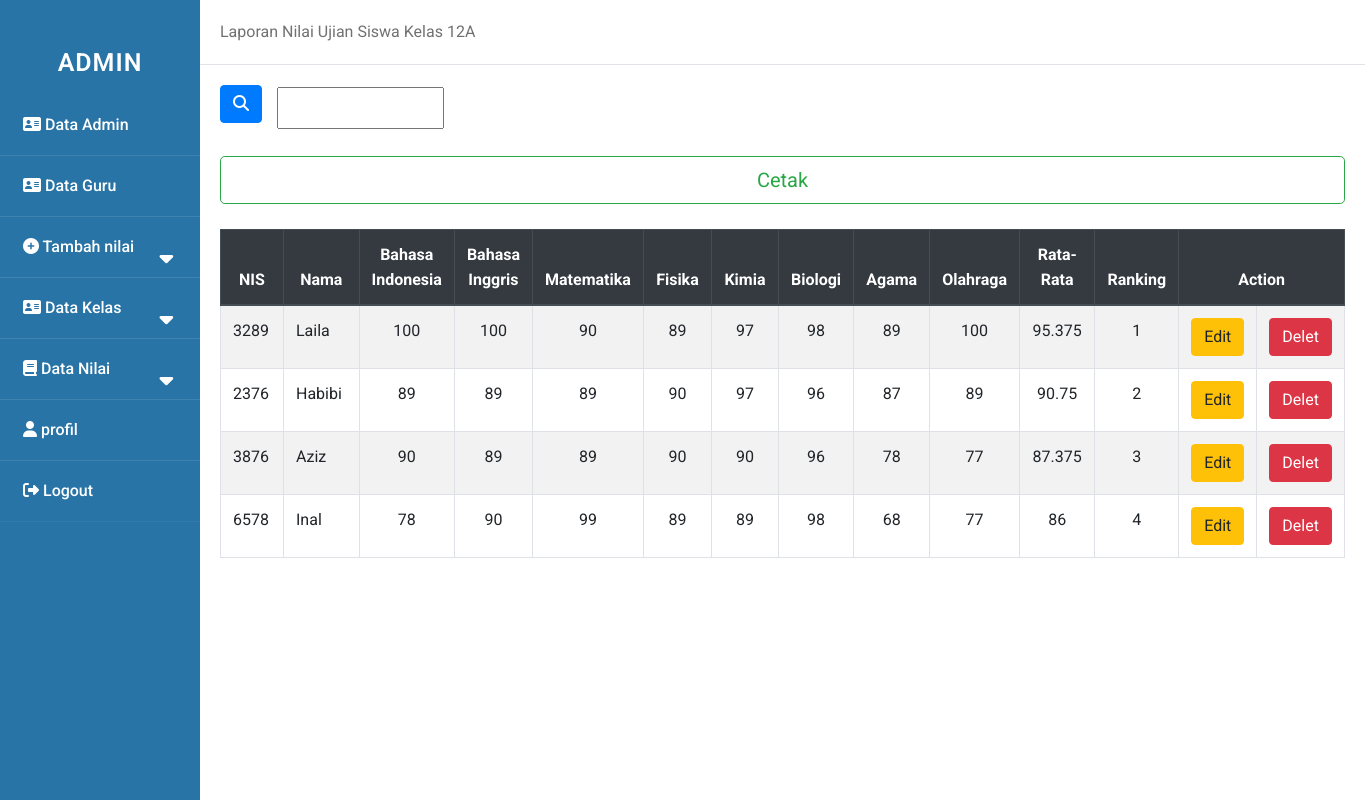
Page /admin/nilai_12a.php on the committed database.
### tables this page shows
CREATE TABLE `nilai_12a` (
  `nis` varchar(100) NOT NULL,
  `nama` varchar(100) NOT NULL,
  `b_indo` varchar(100) NOT NULL,
  `b_ing` varchar(100) NOT NULL,
  `mtk` varchar(100) NOT NULL,
  `fisika` varchar(100) NOT NULL,
  `kimia` varchar(100) NOT NULL,
  `biologi` varchar(100) NOT NULL,
  `agama` varchar(100) NOT NULL,
  `olga` varchar(100) NOT NULL,
  `total` float NOT NULL
);

### admin/nilai_12a.php (the view, shortened to what this page needs)
<!DOCTYPE html>
<html>
    <head>
        <link rel="stylesheet" href="../asset/style.css">
    </head>
    <body>
    <div class="wrapper">
    <nav class="sidebar">
            <div class="text">ADMIN</div>
            <ul>
                <li><a href="data_admin.php"><i class="fas fa-address-card"></i> Data Admin</a></li>
                <li><a href="data_guru.php"><i class="fas fa-address-card "></i> Data Guru</a></li>
                <li>
                    <a class="nil-btn"><i class="fas fa-plus-circle"></i> Tambah nilai
                    <span class="fas fa-caret-down tam"></span>
                    </a>
                </li>
                <li>
                    <a class="feat-btn"><i class="fas fa-address-card "></i> Data Kelas
                        <span class="fas fa-caret-down first"></span>
                    </a>
                </li>
                <li>
                    <a class="serv-btn"><i class="fas fa-book"></i> Data Nilai
                    <span class="fas fa-caret-down second"></span>
                    </a>
                </li>
                <li><a href="profil.php"><i class="fas fa-user"></i> profil</a></li>
                <li><a href="../logout.php"><i class="fas fa-sign-out-alt"></i> Logout</a></li>
            </ul>
        </nav>
        <div class="main_content">
        <div class="header">Laporan Nilai Ujian Siswa Kelas 12A</div>
        <div class="info">
        <head>
            <link rel="stylesheet" href="https://cdn.jsdelivr.net/npm/bootstrap@4.5.3/dist/css/bootstrap.min.css">
        </head>
        <form action="" method="post" class="form-inline">
            <button type="submit" class="btn btn-primary mb-2" name="submit"><i class="fas fa-search"></i></button>
            <div class="col-sm-11">
                <input type="text" name="cari" palceholder="pencarian" autocomplete="off" class="col-sm-2 col-form-label">
            </div>
        </form>
        <br>
            <body>
            <a href="cetak_nilai_12a.php"><button type="button" class="btn btn-outline-success btn-lg btn-block">Cetak</button>
            <br>
                <table class="table table-bordered table-striped">
            <thead class="thead-dark">
                <tr  align="center">
                    <th scope="col">NIS</th>
                    <th scope="col">Nama</th>
                    <th scope="col">Bahasa Indonesia</th>
                    <th scope="col">Bahasa Inggris</th>
                    <th scope="col">Matematika</th>
                    <th scope="col">Fisika</th>
                    <th scope="col">Kimia</th>
                    <th scope="col">Biologi</th>
                    <th scope="col">Agama</th>
                    <th scope="col">Olahraga</th>
                    <th scope="col">Rata-Rata</th>
                    <th scope="col">Ranking</th>
                    <th scope="col" colspan="2">Action</th>
                </tr>
            <tbody>
        </thead>
        <?php
                include "../asset/koneksi.php";
                $rangking=1;
                if(isset($_POST['submit'])){
                    $cari=$_POST['cari'];
                    $query = mysqli_query($koneksi,"SELECT * FROM nilai_12a WHERE nama LIKE '$cari%'");
                }else{
                    $query= mysqli_query($koneksi,"SELECT * FROM nilai_12a ORDER BY total DESC ");
                }
                while ($data = mysqli_fetch_array($query)){
            ?>
                <tr >
                    <td width="100"><?php echo $data['nis'];?></td>
                    <td width="160"><?php echo $data['nama'];?></td>
                    <td align="center" width="80"><?php echo $data['b_indo'];?></td>
                    <td align="center" width="80"><?php echo $data['b_ing'];?></td>
                    <td align="center" width="100"><?php echo $data['mtk'];?></td>
                    <td align="center" width="80"><?php echo $data['fisika'];?></td>
                    <td align="center" width="80"><?php echo $data['kimia'];?></td>
                    <td align="center" width="80"><?php echo $data['biologi'];?></td>
                    <td align="center" width="80"><?php echo $data['agama'];?></td>
                    <td align="center" width="80"><?php echo $data['olga'];?></td>
                    <td align="center" width="100"><?php echo $data['total'];?></td>
                    <td align="center" width="80"><?php echo $rangking++;?></td>
                    <td align="center" width="80"><a href="edit-nilai_12a.php?id=<?php echo $data['nis']; ?> ">
                    <button type="button" class="btn btn-warning">Edit</button>
                    <td align="center" width="80"><a href="hapus-nilai_12a.php?id=<?php echo $data['nis']; ?> ">
                    <button type="button" class="btn btn-danger">Delet</button>
                    </td>
                </tr>
            <?php
                }
            ?>
                </table>
            </body>
        </div>
    </div>
    </div>
    </body>
</html>

### asset/style.css (style rules this page uses)
* { margin: 0; padding: 0; user-select: none; box-sizing: border-box; font-family: 'roboto', sans-serif; }
.wrapper { display: flex; position: relative; }
.sidebar { position: fixed; width: 200px; height: 100%; left: 0; background: #2874A6; padding: 30px 0; }
.sidebar .text { color: white; font-size: 25px; font-weight: 600; line-height: 65px; text-align: center; background: #2874A6; letter-spacing: 1px; }
.main_content { width: 100%; margin-left: 200px; }
.main_content .header { padding: 20px; background: #fff; color: #717171; border-bottom: 1px solid #e0e4e8; }
.main_content .info { margin: 20px; color: #717171; line-height: 25px; }
nav ul { background: #2874A6; height: 100%; width: 100%; list-style: none; }
nav ul li { line-height: 60px; border-bottom: 1px solid rgba(255, 255, 255, 0.1); }
nav ul li:last-child { border-bottom: 1px solid rgba(255, 255, 255, 0.05); }
nav ul li a { position: relative; color: white; text-decoration: none; font-size: 16px; padding-left: 20px; font-weight: 500; display: block; width: 100%; border-left: 3px solid transparent; }
nav ul li a span { position: absolute; top: 50%; right: 20px; transform: translate(-50%); font-size: 22px; transition: transform 0.4s; }

### rows in the picture
nilai_12a: nis "3289", nama "Laila", b_indo "100", b_ing "100", mtk "90", fisika "89", kimia "97", biologi "98", agama "89", olga "100", total "95.375"
nilai_12a: nis "2376", nama "Habibi", b_indo "89", b_ing "89", mtk "89", fisika "90", kimia "97", biologi "96", agama "87", olga "89", total "90.75"
nilai_12a: nis "3876", nama "Aziz", b_indo "90", b_ing "89", mtk "89", fisika "90", kimia "90", biologi "96", agama "78", olga "77", total "87.375"
nilai_12a: nis "6578", nama "Inal", b_indo "78", b_ing "90", mtk "99", fisika "89", kimia "89", biologi "98", agama "68", olga "77", total "86"
